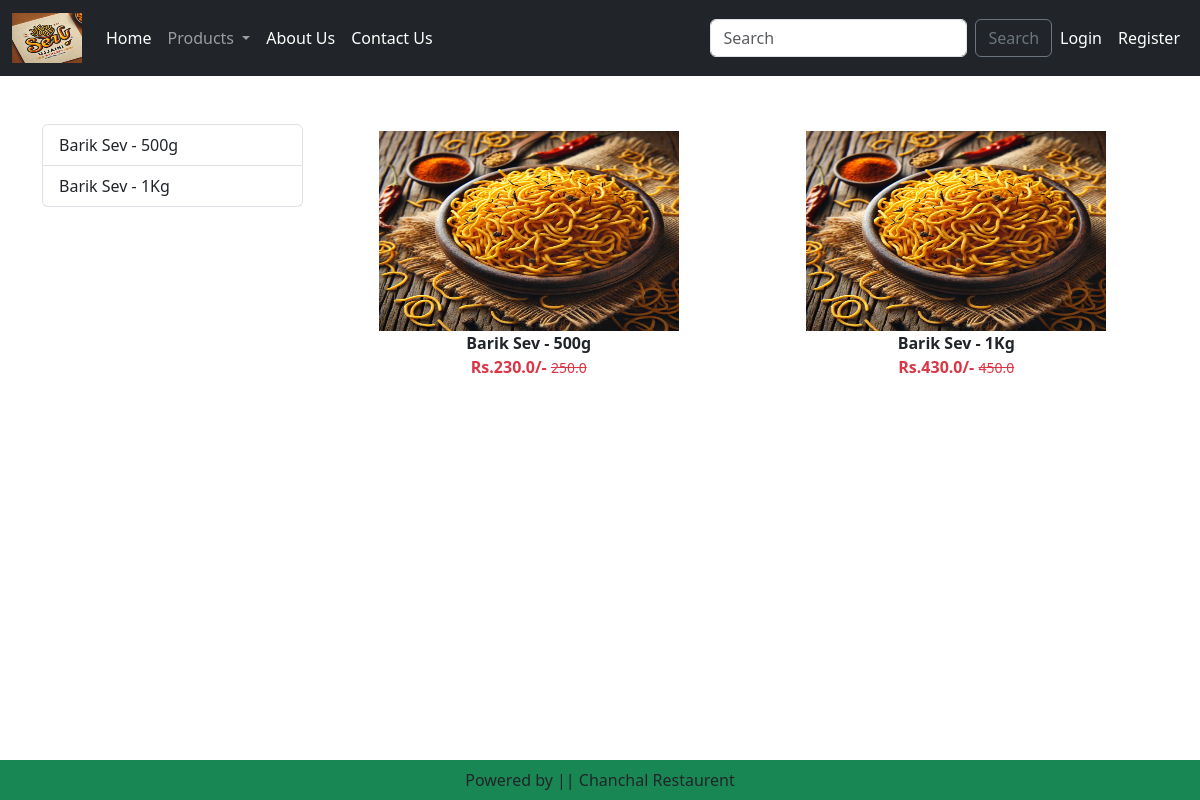
The page /category/BS on the database as committed earlier.
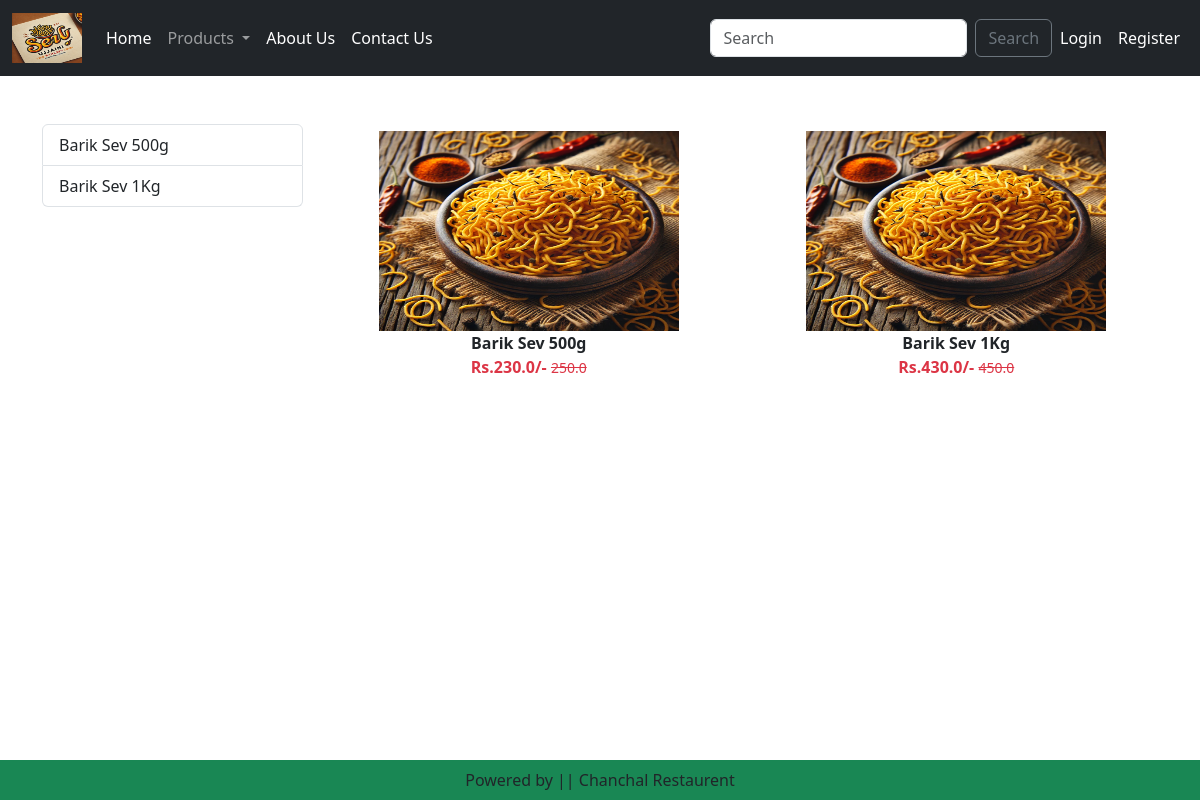
The same page on the database as committed later.
### home/models.py (models this page shows, shortened)
class Product(models.Model):
    title = models.CharField(max_length=100)
    sp = models.FloatField()
    dp = models.FloatField()
    desc = models.TextField()
    composition = models.TextField(default='')
    prodapp = models.TextField(default='')
    category = models.CharField(choices=CATEGORY_CHOICES, max_length=2)
    product_image = models.ImageField(upload_to='product')

### home/views.py (the view)
# urls.py: path('category/<slug:val>', views.CategoryView.as_view(), name='category'),
class CategoryView(View):
    def get(self, request, val):
        product = Product.objects.filter(category=val)
        title = Product.objects.filter(category=val).values('title')
        return render(request, 'home/category.html', locals())

### home/templates/home/category.html (shortened to what this page needs)
{% extends 'home/base.html' %}
{% load static %}
{% block main-content %}
    <div class="container my-5">
        <div class="row">
            <div class="col-sm-3">
                <div class="list-group">
                    {% for val in title %}
                        <a href="{% url 'category-title' val.title %}" class="list-group-item list-group-item-action" aria-current="true">{{val.title}}</a>
                    {% endfor %}
                </div>
            </div>
            <div class="col-sm-9">
                <div class="row">
                    {% for prod in product %}
                        <div class="col text-center mb-4">
                            <a href="{% url 'product-detail' prod.id %}" class="btn">
                                <div>
                                    <img src="{{ prod.product_image.url }}" width="300px" height="200px"/>
                                    <div class="fw-bold">{{prod.title}}</div>
                                    <div class="fw-bold text-danger">
                                        Rs.{{prod.dp}}/-
                                        <small class="fw-light text-decoration-line-through">{{prod.sp}}</small>
                                    </div>
                                </div>
                            </a>
                        </div>
                    {% endfor %}
                </div>
            </div>
        </div>
    </div>
{% endblock main-content %}

### home/templates/home/base.html (shortened to what this page needs)
<!DOCTYPE html>
{% load static %}
<html lang="en">
<head>
    <link href="https://cdn.jsdelivr.net/npm/bootstrap@5.3.3/dist/css/bootstrap.min.css" rel="stylesheet">
    <link rel="stylesheet" href="{% static 'home/css/owl.carousel.min.css' %}"/>
    <link rel="stylesheet" href="{% static 'home/css/all.min.css' %}"/>
    <link rel="stylesheet" href="{% static 'home/css/style.css' %}"/>
</head>
<body>
    <nav class="navbar navbar-expand-lg navbar-dark bg-dark">
        <div class="container-fluid">
          <a class="navbar-brand" href="#">
            <img src="{% static 'home/images/logo.webp' %}" width="70" height="50">
          </a>
          <div class="collapse navbar-collapse" id="navbarSupportedContent">
            <ul class="navbar-nav me-auto mb-2 mb-lg-0">
              <li class="nav-item">
                <a class="nav-link active" aria-current="page" href="/">Home</a>
              </li>
              <li class="nav-item dropdown">
                <a class="nav-link dropdown-toggle" href="#" role="button" data-bs-toggle="dropdown" aria-expanded="false">
                  Products
                </a>
              </li>
              <li class="nav-item">
                <a class="nav-link text-white" href="{% url 'about' %}">About Us</a>
              </li>
              <li class="nav-item">
                <a class="nav-link text-white" href="{% url 'contact' %}">Contact Us</a>
              </li>
            </ul>
            <form class="d-flex" role="search">
              <input class="form-control me-2" type="search" placeholder="Search" aria-label="Search">
              <button class="btn btn-outline-secondary" type="submit">Search</button>
            </form>
          </div>
          {% if request.user.is_authenticated %}
          <ul class="navbar-nav me-auto mb-2 mb-lg-0">
            <li class="nav-item dropdown mx-2">
              <a class="nav-link active dropdown-toggle text-white" href="#" id="profileDropdown" role="button" data-bs-toggle="dropdown" aria-expanded="false">{{user}}</a>
              <ul class="dropdown-menu" aria-labelledby="profileDropdown">
                <li><a class="dropdown-item" href="{% url 'profile' %}">Profile</a></li>
                <li><a class="dropdown-item" href="#">Orders</a></li>
                <li><a class="dropdown-item" href="{% url 'passwordchange' %}">Change Password</a></li>
                <li>
                  <form method="POST" action="{% url 'logout' %}">
                    {% csrf_token %}
                    <button type="submit" class="dropdown-item">Logout</button>
                  </form>
                </li>
              </ul>
            </li>
            <li class="nav-item mx-2">
              <a href="{% url 'show_cart' %}" class="nav-link text-white">Cart 4</a>
            </li>
            <li class="nav-item mx-2">
              <a href="#" class="nav-link text-white">Wishlist</a>
            </li>
            {% else %}
            <ul class="navbar-nav me-auto mb-2 mb-lg-0">
              <li class="nav-item">
                <a class="nav-link active" aria-current="page" href="{% url 'login' %}" >Login</a>
              </li>
              <li class="nav-item">
                <a class="nav-link active" aria-current="page" href="{% url 'customer_registration' %}" >Register</a>
              </li>
            {% endif %}
          </ul>
        </div>
      </nav>
      {% block main-content %} {% endblock main-content %}
      <footer class="container-fluid fixed-bottom bg-success text-center p-2 mt-5">
        Powered by || Chanchal Restaurent
      </footer>
</body>
</html>

Rows that differ between the two databases and show on the page:
changed Product: title "Barik Sev - 500g" → "Barik Sev 500g"
changed Product: title "Barik Sev - 1Kg" → "Barik Sev 1Kg"
Other text that changed with them:
new list line: "Barik Sev 500g"
new list line: "Barik Sev 1Kg"
list line gone: "Barik Sev - 500g"
list line gone: "Barik Sev - 1Kg"
